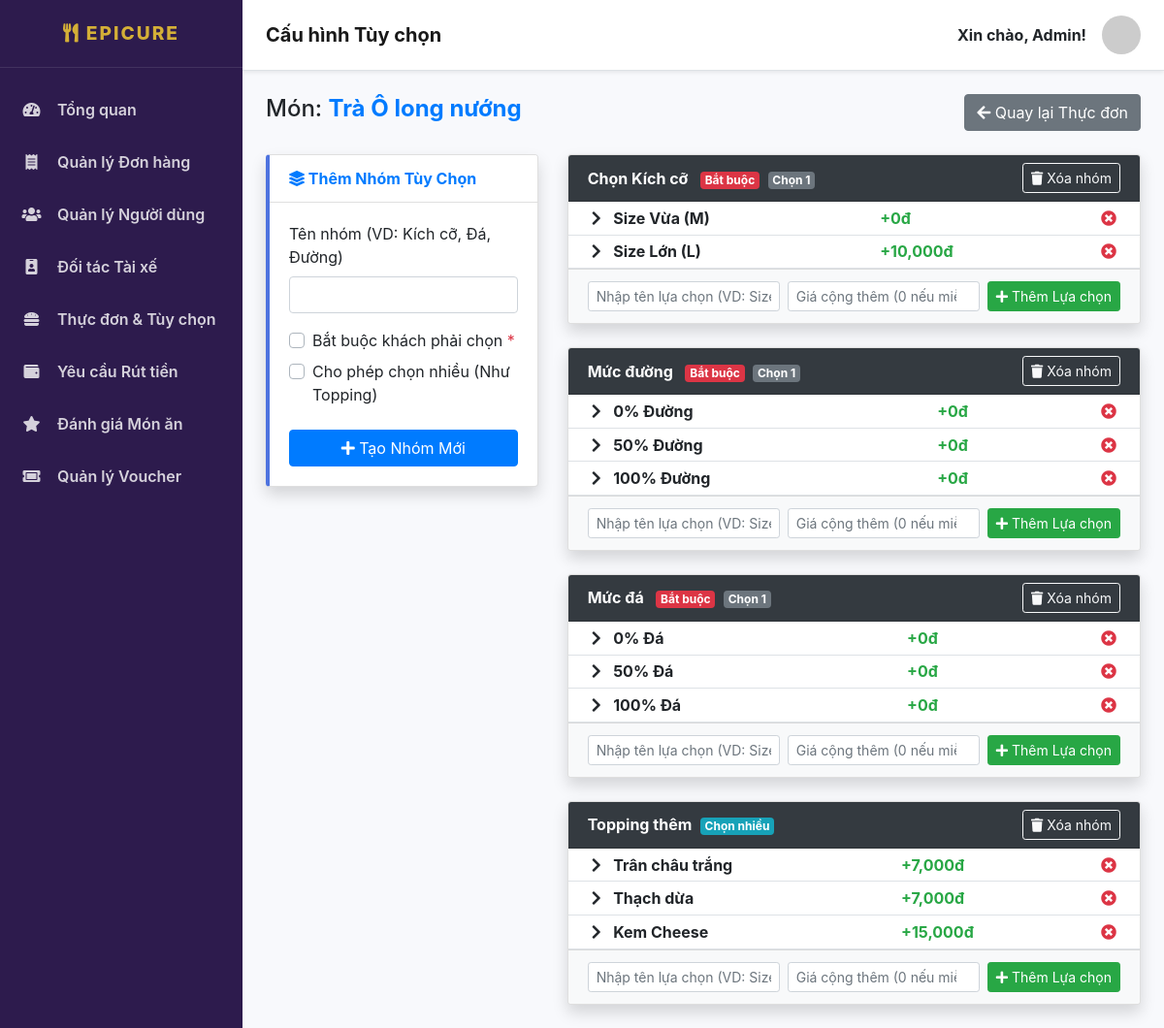
The page /admin/food_options.php?food_id=1 on the database its author committed.
### tables this page shows
CREATE TABLE `foods` (
  `id` int(11) NOT NULL,
  `category_id` int(11) NOT NULL,
  `food_type` enum('drink','food') DEFAULT 'food',
  `name` varchar(150) NOT NULL,
  `description` text DEFAULT NULL,
  `price` decimal(10,2) NOT NULL,
  `image_url` varchar(255) DEFAULT NULL,
  `is_available` tinyint(1) DEFAULT 1,
  `created_at` timestamp NOT NULL DEFAULT current_timestamp()
);

CREATE TABLE `option_groups` (
  `id` int(11) NOT NULL,
  `food_id` int(11) NOT NULL,
  `name` varchar(100) NOT NULL,
  `is_required` tinyint(1) DEFAULT 0,
  `is_multi_select` tinyint(1) DEFAULT 0
);

CREATE TABLE `option_items` (
  `id` int(11) NOT NULL,
  `group_id` int(11) NOT NULL,
  `name` varchar(100) NOT NULL,
  `extra_price` decimal(10,2) DEFAULT 0.00
);

### admin/food_options.php (the view, shortened to what this page needs)
<?php
require_once '../api/db_connect.php';
$food_id = (int)$_GET['food_id'];
$food = $conn->query("SELECT name FROM foods WHERE id = $food_id")->fetch_assoc();
$groups = $conn->query("SELECT * FROM option_groups WHERE food_id = $food_id");
include 'includes/sidebar.php';
?>
<div class="d-flex justify-content-between align-items-center mb-4">
    <h4 class="text-gray-800">Món: <strong class="text-primary"><?= $food['name'] ?></strong></h4>
    <a href="foods.php" class="btn btn-secondary"><i class="fas fa-arrow-left"></i> Quay lại Thực đơn</a>
</div>
<div class="row">
    <div class="col-lg-4 mb-4">
        <div class="card shadow border-left-primary">
            <div class="card-header bg-white font-weight-bold text-primary">
                <i class="fas fa-layer-group"></i> Thêm Nhóm Tùy Chọn
            </div>
            <div class="card-body">
                <form method="POST">
                    <div class="form-group">
                        <label>Tên nhóm (VD: Kích cỡ, Đá, Đường)</label>
                        <input type="text" name="group_name" class="form-control" required>
                    </div>
                    <div class="custom-control custom-checkbox mb-2">
                        <label class="custom-control-label" for="checkReq">Bắt buộc khách phải chọn <span class="text-danger">*</span></label>
                    </div>
                    <div class="custom-control custom-checkbox mb-4">
                        <label class="custom-control-label" for="checkMulti">Cho phép chọn nhiều (Như Topping)</label>
                    </div>
                    <button type="submit" name="add_group" class="btn btn-primary w-100"><i class="fas fa-plus"></i> Tạo Nhóm Mới</button>
                </form>
            </div>
        </div>
    </div>
    <div class="col-lg-8">
        <div class="row">
            <?php while($g = $groups->fetch_assoc()): ?>
            <div class="col-md-12 mb-4">
                <div class="card shadow">
                    <div class="card-header bg-dark text-white d-flex justify-content-between align-items-center py-2">
                        <div>
                            <span class="font-weight-bold h6 mb-0"><?= $g['name'] ?></span>
                            <?= $g['is_required'] ? '<span class="badge badge-danger ml-2">Bắt buộc</span>' : '' ?>
                            <?= $g['is_multi_select'] ? '<span class="badge badge-info ml-1">Chọn nhiều</span>' : '<span class="badge badge-secondary ml-1">Chọn 1</span>' ?>
                        </div>
                        <a href="food_options.php?food_id=<?= $food_id ?>&del_group=<?= $g['id'] ?>" class="btn btn-sm btn-outline-light" onclick="return confirm('Xóa nhóm này sẽ xóa tất cả lựa chọn con bên trong. Bạn chắc chứ?');"><i class="fas fa-trash"></i> Xóa nhóm</a>
                    </div>
                    <div class="card-body p-0">
                        <table class="table table-sm table-borderless mb-0">
                            <tbody>
                                <?php
                                $items = $conn->query("SELECT * FROM option_items WHERE group_id = " . $g['id']);
                                if($items->num_rows > 0):
                                    while($item = $items->fetch_assoc()):
                                ?>
                                <tr class="border-bottom">
                                    <td class="pl-4 align-middle"><i class="fas fa-chevron-right text-gray-300 mr-2"></i> <strong><?= $item['name'] ?></strong></td>
                                    <td class="align-middle text-success font-weight-bold">+<?= number_format($item['extra_price']) ?>đ</td>
                                    <td class="text-right pr-4 align-middle">
                                        <a href="food_options.php?food_id=<?= $food_id ?>&del_item=<?= $item['id'] ?>" class="text-danger" title="Xóa tùy chọn này"><i class="fas fa-times-circle"></i></a>
                                    </td>
                                </tr>
                                <?php endwhile; else: ?>
                                <tr><td colspan="3" class="text-center text-muted py-3">Nhóm này chưa có lựa chọn nào.</td></tr>
                                <?php endif; ?>
                            </tbody>
                        </table>
                    </div>
                    <div class="card-footer bg-light">
                        <form method="POST" class="d-flex align-items-center">
                            <input type="text" name="item_name" class="form-control form-control-sm mr-2" placeholder="Nhập tên lựa chọn (VD: Size L)" required>
                            <input type="number" name="extra_price" class="form-control form-control-sm mr-2" placeholder="Giá cộng thêm (0 nếu miễn phí)" required style="max-width: 250px;">
                            <button type="submit" name="add_item" class="btn btn-success btn-sm text-nowrap"><i class="fas fa-plus"></i> Thêm Lựa chọn</button>
                        </form>
                    </div>
                </div>
            </div>
            <?php endwhile; ?>
        </div>
    </div>
</div>
<?php include 'includes/footer.php'; ?>

### admin/includes/sidebar.php (style rules this page uses)
body { background-color: #f8f9fc; overflow-x: hidden; }
.border-left-primary { border-left: .25rem solid #4e73df !important; }

### rows shown on the page
foods: name "Trà Ô long nướng"
option_groups: name "Chọn Kích cỡ", is_required "Bắt buộc", is_multi_select "Chọn 1"
option_items: name "Size Vừa (M)", extra_price "0"
option_items: name "Size Lớn (L)", extra_price "10,000"
option_groups: name "Mức đường", is_required "Bắt buộc", is_multi_select "Chọn 1"
option_items: name "0% Đường", extra_price "0"
option_items: name "50% Đường", extra_price "0"
option_items: name "100% Đường", extra_price "0"
option_groups: name "Mức đá", is_required "Bắt buộc", is_multi_select "Chọn 1"
option_items: name "0% Đá", extra_price "0"
option_items: name "50% Đá", extra_price "0"
option_items: name "100% Đá", extra_price "0"
option_groups: name "Topping thêm", is_multi_select "Chọn nhiều"
option_items: name "Trân châu trắng", extra_price "7,000"
option_items: name "Thạch dừa", extra_price "7,000"
option_items: name "Kem Cheese", extra_price "15,000"

### other values the page prints
$page_title "Cấu hình Tùy chọn"
